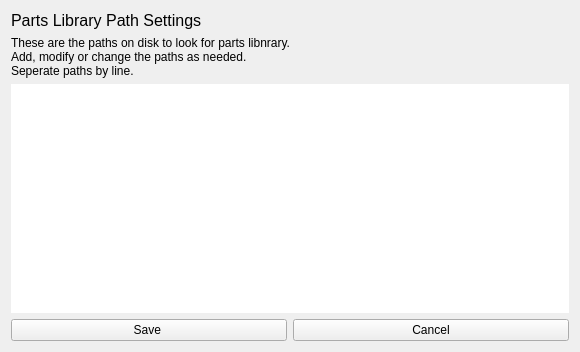
<?xml version="1.0" encoding="UTF-8"?>
<ui version="4.0">
 <class>Form</class>
 <widget class="QWidget" name="Form">
  <property name="geometry">
   <rect>
    <x>0</x>
    <y>0</y>
    <width>580</width>
    <height>352</height>
   </rect>
  </property>
  <property name="windowTitle">
   <string>Parts Library Settings</string>
  </property>
  <layout class="QGridLayout" name="gridLayout">
   <item row="3" column="0">
    <widget class="QTextBrowser" name="browser">
     <property name="styleSheet">
      <string notr="true">QTextBrowser{color: rgb(140,140, 140); }</string>
     </property>
     <property name="frameShape">
      <enum>QFrame::NoFrame</enum>
     </property>
     <property name="frameShadow">
      <enum>QFrame::Plain</enum>
     </property>
     <property name="lineWrapMode">
      <enum>QTextEdit::NoWrap</enum>
     </property>
    </widget>
   </item>
   <item row="1" column="0">
    <widget class="QLabel" name="label">
     <property name="text">
      <string>These are the paths on disk to look for parts libnrary.
Add, modify or change the paths as needed.
Seperate paths by line.</string>
     </property>
    </widget>
   </item>
   <item row="4" column="0">
    <layout class="QHBoxLayout" name="horizontalLayout">
     <item>
      <widget class="QPushButton" name="save_btn">
       <property name="text">
        <string>Save </string>
       </property>
      </widget>
     </item>
     <item>
      <widget class="QPushButton" name="cance_btn">
       <property name="text">
        <string>Cancel</string>
       </property>
      </widget>
     </item>
    </layout>
   </item>
   <item row="0" column="0">
    <widget class="QLabel" name="label_5">
     <property name="font">
      <font>
       <pointsize>12</pointsize>
      </font>
     </property>
     <property name="text">
      <string>Parts Library Path Settings</string>
     </property>
     <property name="alignment">
      <set>Qt::AlignLeading|Qt::AlignLeft|Qt::AlignVCenter</set>
     </property>
     <property name="indent">
      <number>0</number>
     </property>
    </widget>
   </item>
  </layout>
 </widget>
 <resources/>
 <connections/>
</ui>
